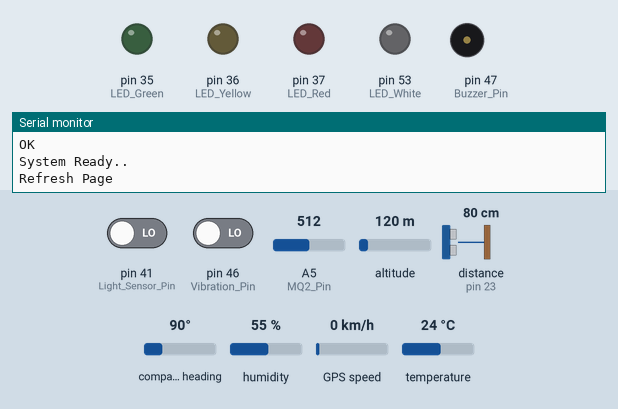
Simulated run of this sketch. Board: Arduino Mega 2560, built with avr-gcc and run on an emulated ATmega2560. On the bench: output pins drawn as LEDs (lit = HIGH), buzzer (waves = sounding), the last lines printed to the serial monitor. The inputs (shaded band) are chosen by the test bench; at power-on: pin 41 (Light_Sensor_Pin) LOW, pin 46 (Vibration_Pin) LOW, A5 (MQ2_Pin) = 512, altitude 120 m, distance to the obstacle (sensor on pin 23) 80 cm, compass heading 90°, humidity 55 %, GPS speed 0 km/h, temperature 24 °C. The echo pulse lasts 58.3 µs per cm; the GPS gets a fix after 3 s at 37.7749, -122.4194 with 8 satellites; the modem accepts every AT command (registered, SIM ready, sends succeed) and sends nothing else; pins used as bus, display or sensor lines are not drawn.

Above: at 34.0 s.
At 35.1 s:
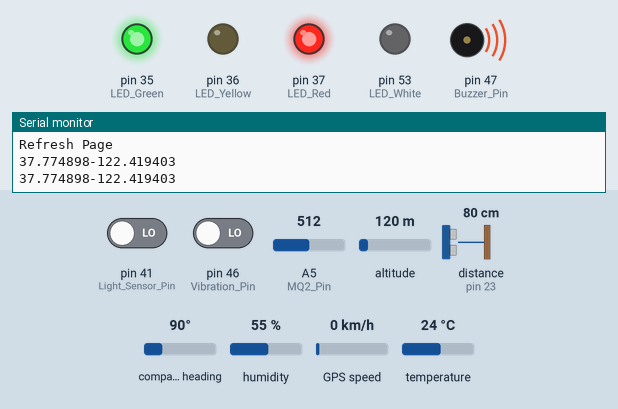
Timing chart, 0 to 36.6 s (numbered marks = the images above):
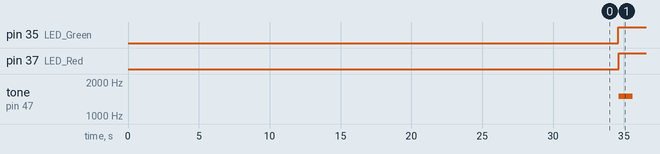

The sketch:

ESP8266_Work1.ino
```cpp
//--------------------------------------------------------------------LED Declaration
int LED_White=53;
int LED_Green=35;
int LED_Yellow=36;
int LED_Red=37;

//---------------------------------------------------------------------GPS Module
#include <TinyGPS++.h>
TinyGPSPlus gps;
float Latitude_Status=0,Longitude_Status=0;
//---------------------------------------------------------------------Temperature & Humidity
#include <dht11.h>
int DHT11_Pin=40;
dht11 DHT11;
float DHT_Temp, DHT_Humidity;
//---------------------------------------------------------------------Gas Sensor
int Buzzer_Pin=47;
int MQ2_Pin=A5;
int Smoke_Alarm_Setpoint=400;
int Smoke_Reading;
//---------------------------------------------------------------------Vibration Sensor
int Vibration_Pin=46;
int Vibration_Status;
//---------------------------------------------------------------------LDR (Light detecting Sensor)
int Light_Sensor_Pin=41;
int Light_Status=0;
//--------------------------------------------------------------------Ultrasonic sensor
const int Ultrasonic_Trigger_Pin=22;
const int Ultrasonic_Echo_Pin=23;
float Ultrasonic_Wave_Travel_Duration, Obstacle_Distance;
//--------------------------------------------------------------------WiFi module (ESP8266) supporting declaration

String server=""; //variable for sending data to webpage
boolean No_IP=false; //variable to check for ip Address
String IP=""; //variable to store ip Address
char temp1='0';

int a=0;
int b=0;

//----------------------------------------------------------------------------------------------------------------

void setup()
{

  pinMode(Buzzer_Pin, OUTPUT);
  pinMode(LED_White, OUTPUT);
  pinMode(LED_Green, OUTPUT);
  pinMode(LED_Yellow, OUTPUT);
  pinMode(LED_Red, OUTPUT);

  pinMode(DHT11_Pin, INPUT);
  pinMode(MQ2_Pin, INPUT);
  pinMode(Vibration_Pin,INPUT);
  pinMode(Light_Sensor_Pin, INPUT);

  pinMode(Ultrasonic_Trigger_Pin, OUTPUT);
  pinMode(Ultrasonic_Echo_Pin, INPUT);


  Serial.begin(9600); //Serial monitor initiate
  Serial2.begin(9600); //GPS module initiate
  Serial3.begin(115200); //ESP8266 initiate
  wifi_init();
  Serial.println("System Ready..");
}
//----------------------------------------------------------------------------------------------------------------
void loop()
{
  //--------------------------------------------
  b=0;
  Serial.println("Refresh Page");
  while(b<1000)
  {
    b++;
    while(Serial3.available())
    {
      if(Serial3.find("0,CONNECT"))
      {
        Serial.println("Starting");
        sendToServer();
        Serial.println("Finished");
        delay(1000);
      }
    }
    delay(1);
  }
  //---------------------------------------------
  digitalWrite(LED_Green, HIGH);
  DHT_Reading();
  MQ2_Reading();
  Vibration_Reading();
  Light_Reading();
  Ultrasonic_Reading();
  GPS_Reading();
  //---------------------------------------------
  delay(1000);
}
//----------------------------------------------------------------------------------------------------------------

void DHT_Reading()
{

  int chk = DHT11.read(DHT11_Pin);

  DHT_Temp=DHT11.temperature;
  DHT_Humidity=DHT11.humidity;

}

//---------------------------------------------------------------------------------------------------
void MQ2_Reading()
{

  Smoke_Reading = analogRead(MQ2_Pin);

  if (Smoke_Reading > Smoke_Alarm_Setpoint)
  {
    tone(Buzzer_Pin, 1500, 1000);
    digitalWrite(LED_Red, HIGH);
  }
  else
  {
    noTone(Buzzer_Pin);
    digitalWrite(LED_Red, LOW);
  }

}
//---------------------------------------------------------------------------------------------------
void Vibration_Reading()
{

  Vibration_Status=digitalRead(Vibration_Pin);
  if(Vibration_Status==1)
  {
    digitalWrite(LED_Yellow, HIGH);
  }
  else
  {
    digitalWrite(LED_Yellow, LOW);
  }

}
//---------------------------------------------------------------------------------------------------
void Light_Reading()
{
  Light_Status = digitalRead(Light_Sensor_Pin);

  if(Light_Status == HIGH )
  {
    digitalWrite(LED_White, HIGH);
  }
  else
  {
    digitalWrite(LED_White, LOW);
  }

}
//---------------------------------------------------------------------------------------------------
void Ultrasonic_Reading()
{
  digitalWrite(Ultrasonic_Trigger_Pin, LOW);
  delayMicroseconds(2);
  digitalWrite(Ultrasonic_Trigger_Pin, HIGH);
  delayMicroseconds(10);
  digitalWrite(Ultrasonic_Trigger_Pin, LOW);

  Ultrasonic_Wave_Travel_Duration = pulseIn(Ultrasonic_Echo_Pin, HIGH);
  Obstacle_Distance = (Ultrasonic_Wave_Travel_Duration*.0343)/2;

  if(Obstacle_Distance < 30 )
  {
    digitalWrite(LED_Green, LOW);
    delay(100);
    digitalWrite(LED_Green, HIGH);
    delay(100);
  }

}
//---------------------------------------------------------------------------------------------------
void GPS_Reading()
{
  while (Serial2.available() > 0)
  {
    gps.encode(Serial2.read());
    if (gps.location.isUpdated())
    {
      Latitude_Status=(gps.location.lat(), 6);
      Longitude_Status=(gps.location.lng(), 6);
      Serial.print(gps.location.lat(), 6);
      Serial.println(gps.location.lng(), 6);
    }

  }
}

//----------------------------------------------------------------------------------------------------------------

void findIp(int time1) //check for the availability of IP Address
{
  int time2=millis();
  while(time2+time1>millis())
  {
    while(Serial3.available()>0)
    {
      if(Serial3.find("IP has been read"))
      {
        No_IP=true;
      }
    }
  }
}
//----------------------------------------------------------------------------------------------------------------
void showIP()//Display the IP Address
{
  IP="";
  char ch=0;
  while(1)
  {
    Serial3.println("AT+CIFSR");
    while(Serial3.available()>0)
    {
      if(Serial3.find("STAIP,"))
      {
        delay(1000);
        Serial.print("IP Address:");
        while(Serial3.available()>0)
        {
          ch=Serial3.read();
          if(ch=='+')
          break;
          IP+=ch;
        }
      }
      if(ch=='+')
      break;
    }
    if(ch=='+')
    break;
    delay(1000);
  }
  Serial.print(IP);
  Serial.print("Port:");
  Serial.println(80);
}
//----------------------------------------------------------------------------------------------------------------

void establishConnection(String command, int timeOut) //Define the process for sending AT commands to module
{
  int q=0;
  while(1)
  {
    Serial.println(command);
    Serial3.println(command);
    while(Serial3.available())
    {
      if(Serial3.find("OK"))
      q=8;
    }
    delay(timeOut);
    if(q>5)
    break;
    q++;
  }
  if(q==8)
  Serial.println("OK");
  else
  Serial.println("Error");
}
//----------------------------------------------------------------------------------------------------------------

void wifi_init() //send AT commands to module
{
  establishConnection("AT",100);
  delay(1000);
  establishConnection("AT+CWMODE=3",100);
  delay(1000);
  establishConnection("AT+CWQAP",100);
  delay(1000);
  establishConnection("AT+RST",5000);
  delay(1000);
  findIp(5000);
  if(!No_IP)
  {
    Serial.println("Connecting Wifi....");
    establishConnection("AT+CWJAP=\"MPR\",\"mpr@1234\"",7000); //provide your WiFi username and password here
  }
  else
  {

  }
  Serial.println("Wifi Connected");
  showIP();
  establishConnection("AT+CIPMUX=1",100);
  establishConnection("AT+CIPSERVER=1,80",100);
}
//----------------------------------------------------------------------------------------------------------------

void sendData(String server1)//send data to module
{
  int p=0;
  while(1)
  {
    unsigned int l=server1.length();
    Serial.print("AT+CIPSEND=0,");
    Serial3.print("AT+CIPSEND=0,");
    Serial.println(l+2);
    Serial3.println(l+2);
    delay(100);
    Serial.println(server1);
    Serial3.println(server1);
    while(Serial3.available())
    {
      //Serial.print(Serial.read());
      if(Serial3.find("OK"))
      {
        p=11;
        break;
      }
    }
    if(p==11)
    break;
    delay(100);
  }
}
//----------------------------------------------------------------------------------------------------------------

void sendToServer()//send data to webpage
{
  server = "<h1>Multipurpose Robot</h1>";
  server+="<p>================================================================================</p>";
  server+="<p>Temperature (Deg.C): " + String(DHT_Temp)+ "<p>";
  server+="<p>Humidity (%): " + String(DHT_Humidity)+ "<p>";
  server+="<p>Smoke reading: " + String(Smoke_Reading)+ "<p>";
  server+="<p>Vibration status: " + String(Vibration_Status)+ "<p>";
  server+="<p>Light status: " + String(Light_Status)+ "<p>";
  server+="<p>Obstacle distance (cm): " + String(Obstacle_Distance)+ "<p>";
  server+="<p>GPS (Latitude,Longitude): " + String(Latitude_Status)+","+ String(Longitude_Status)+"<p>";
  server+="<p>================================================================================</p>";
  sendData(server);
  delay(1000);
  Serial3.println("AT+CIPCLOSE=0");
}
//----------------------------------------------------------------------------------------------------------------
```

Measured:
- by itself, pin 35 (LED_Green), pin 37 (LED_Red): LOW → HIGH at 34.6 s
- by itself, tone on pin 47 (Buzzer_Pin): alternates 1500 Hz for 1.0 s and silent for 1.1 s
